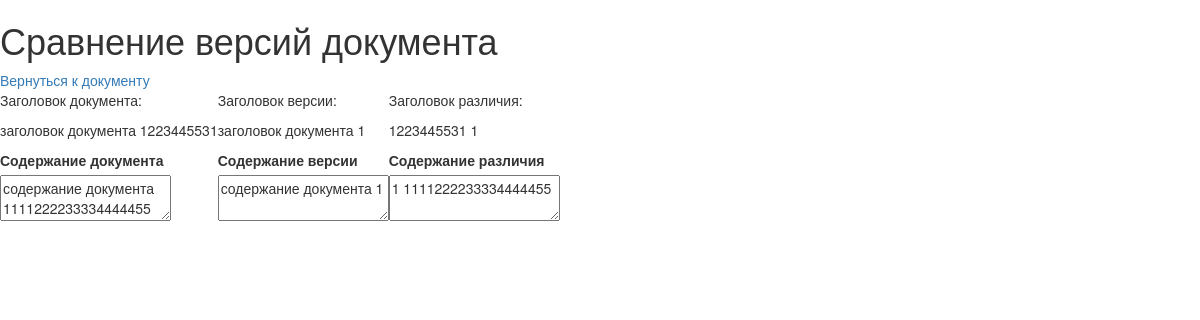
Screenshot of /docs/1/minor with the database file from the repository.
### models.py (models this page shows)
class Document(Base):
    __tablename__ = 't_doc'
    id = Column(Integer, primary_key=True)
    title = Column(String(100), nullable=False)
    content = Column(String(250), nullable=False)
    is_deleted = Column(Boolean, default=False)

class Archiv(Base):
    __tablename__ = 't_archiv'
    id = Column(Integer, primary_key=True)
    id_doc = Column(Integer, ForeignKey('t_doc.id'))
    ts = Column(DateTime, default=datetime.now())
    title = Column(String(100), nullable=False)
    content = Column(String(250), nullable=False)

### storage.py (the view)
@app.route('/docs/<int:doc_id>/minor')
def compare_doc_minor(doc_id):
    try:
        doc = DB.get_doc_by_id(doc_id)
        vers = DB.get_version(doc_id)
        titleComparator = TextComparator()
        contentComparator = TextComparator()
        if vers:
            titleComparator = TextComparator(doc.title, vers.title)
            contentComparator = TextComparator(doc.content, vers.content)
        diff = Differ(titleComparator.text_differences(), contentComparator.text_differences())
        return render_template('doc_compare.html', doc=doc, vers=vers, diff=diff)
    except NotFoundDocumentError as err:
        return render_template('error.html', error=str(err))

### DB_ORM.py (called while the page is built)
def get_doc_by_id(doc_id):
    try:
        doc = session.query(Document).filter_by(id=doc_id).one()
        return doc
    except Exception as err:
        raise NotFoundDocumentError(err)

def get_version(doc_id, last=False):
    try:
        if last:
            last_vers = session.query(Archiv).filter_by(id_doc=doc_id).order_by(desc(Archiv.ts)).first()
            return last_vers
        vers = session.query(Archiv).filter_by(id_doc=doc_id).order_by(Archiv.ts).first()
        return vers
    except Exception as err:
        raise NotFoundDocumentError(err)

### comparator.py (called while the page is built)
    def text_differences(self):
        standard_words = {word for word in self.standard_text.split()}
        version_words = {word for word in self.version_text.split()}
        diff_words = set.symmetric_difference(version_words, standard_words)
        return ' '.join(diff_words)

### templates/doc_compare.html
{% extends 'base.html' %}
{% block content %}
  <h1>Сравнение версий документа</h1>
  <a href="{{ url_for('get_doc', doc_id=doc.id) }}">Вернуться к документу</a>
  {% if vers %}
    <table>
      <tr>
        <td>
          <p>Заголовок документа:</p>
          <p>{{ doc.title }}</p>
        </td>
        <td>
          <p>Заголовок версии:</p>
          <p>{{ vers.title }}</p>
        </td>
        <td>
          <p>Заголовок различия:</p>
          <p>{{ diff.title }}</p>
        </td>
      </tr>
      <tr>
        <td>
          <label for="content">Содержание документа</label><br>
          <textarea id="content" name="content" readonly>{{ doc.content }}</textarea>
        </td>
        <td>
          <label for="content_vers">Содержание версии</label><br>
          <textarea id="content_vers" name="content_vers" readonly>{{ vers.content }}</textarea>
        </td>
        <td>
          <label for="content_diff">Содержание различия</label><br>
          <textarea id="content_diff" name="content_diff" readonly>{{ diff.content }}</textarea>
        </td>
      </tr>
    </table>
  {% else %}
    <p>Нет версий для документа, документ еще не изменялся</p>
  {% endif %}
{% endblock %}

### rows the page displays
Document: title "заголовок документа 1223445531", content "содержание документа 1111222233334444455"
Archiv: title "заголовок документа 1", content_vers "содержание документа 1"

### other values shown
{{ diff.title }} "1223445531 1"
